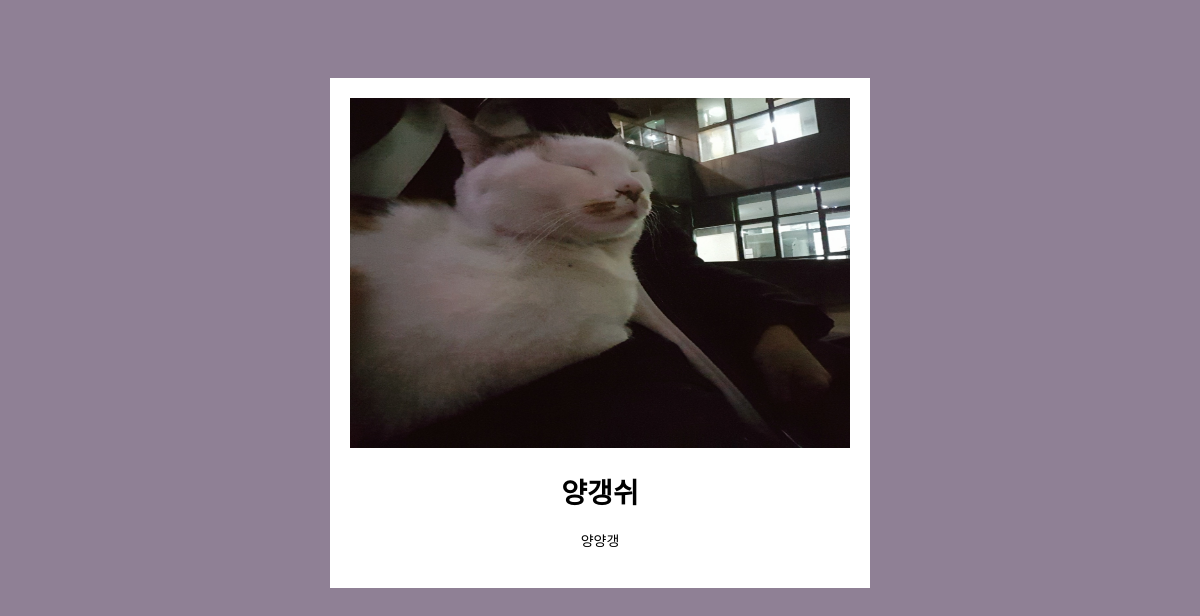
/album/13, run on the app's committed database.
### album/models.py (models this page shows, shortened)
class Album(models.Model):
    title = models.CharField(max_length=200)
    image = models.ImageField(upload_to='images/')
    description = models.CharField(max_length=500)

### album/views.py (the view)
# urls.py: path('<int:image_id>', views.imgdetail, name="detail"),
def imgdetail(request, image_id):
    details = get_object_or_404(Album, pk = image_id)
    return render(request, 'imgdetail.html', {'detail':details})

### album/templates/imgdetail.html
{% load static %}
<!DOCTYPE html>
<html>
    <head>
        <link href="{% static 'css/imgdetail.css' %}" type="text/css" rel="stylesheet">
    </head>
    <body>
        <div class="block">
            <img src="{{detail.image.url}}" width=500 height=350>
            <h1>{{detail.title}}</h1>
            <p>{{detail.description}}</p>
        </div>
    </body>
</html>

### album/static/css/imgdetail.css (style rules this page uses)
body { background-color:rgba(143, 128, 149, 1); }
.block { width: 500px; height: 500px; font-size: 14px; font-family: 'Cafe24Oneprettynight'; padding: 10px 20px 0px 20px; background-color: white; margin:auto; margin-top: 78px; text-align: center; }
img { margin-top: 10px; }

### data on the page
Album: image (picture), title "양갱쉬", description "양양갱"
